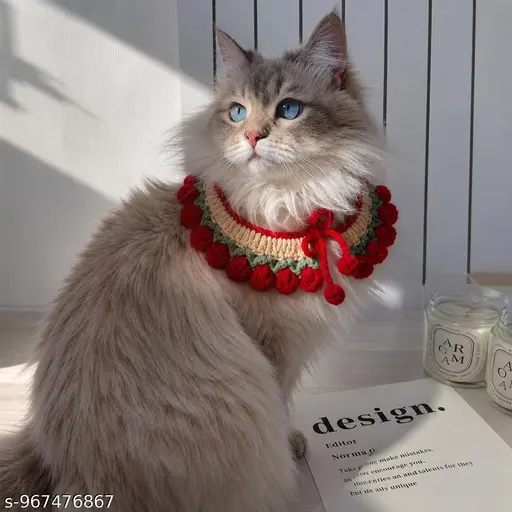
#> input picture KevinWoods/data/cat2.webp, 512 x 512 px
$ python 04_histogram.py
#> lines starting #> are read from the running program, lines starting #| are printed output that depends on the picture
import os
import cv2 as cv
import matplotlib.pyplot as plt


# [51 lines left out: functions greyHistogram, colorHistogram, not called in this run]


# Same function as colorHistogram(), it is just for a specific region in the image.
def colorHistogramForRegion():
    root = os.getcwd()
    imgPath = os.path.join(root, 'data/cat2.webp')
    img = cv.imread(imgPath)
#> img is the input picture: shape (512, 512, 3); mean B, G, R 122.6, 126.1, 137.5

    imgRGB = cv.cvtColor(img, cv.COLOR_BGR2RGB)

    # required region
    imgRGB = imgRGB[433:472, 324:367, :]
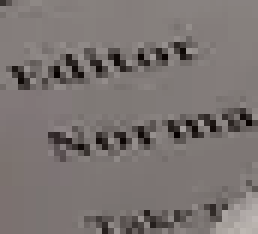
#> imgRGB: shape (39, 43, 3) (shown 6 times larger); mean R, G, B 122.4, 115.5, 113.5
    region_output_path = os.path.join(root, 'output/04_3A_Region.jpg')

    # Save the region plot
    cv.imwrite(region_output_path, imgRGB)

    plt.figure()
    plt.imshow(imgRGB)

    colors = ['b', 'g', 'r']

    plt.figure()

    for i in range(len(colors)):
        hist = cv.calcHist([imgRGB], [i], None, [256], [0,256])
        plt.plot(hist, colors[i])


    plt.xlabel('Pixel intensity')
    plt.ylabel('No. of pixels')

    output_path = os.path.join(root, 'output/04_3B_colorHistForRegion.jpg')

    # Save the region's histogram plot
    plt.savefig(output_path, bbox_inches = 'tight')
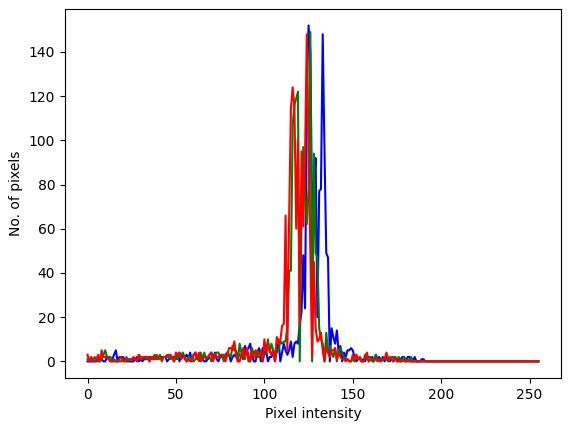
#> figure drawn by matplotlib, 1 panel; curve peaks at x = 125, y = 152; curve peaks at x = 126, y = 149; curve peaks at x = 124, y = 148
    plt.close()

    plt.show()


if __name__ == "__main__":
    #greyHistogram()
    #colorHistogram()
    colorHistogramForRegion()
